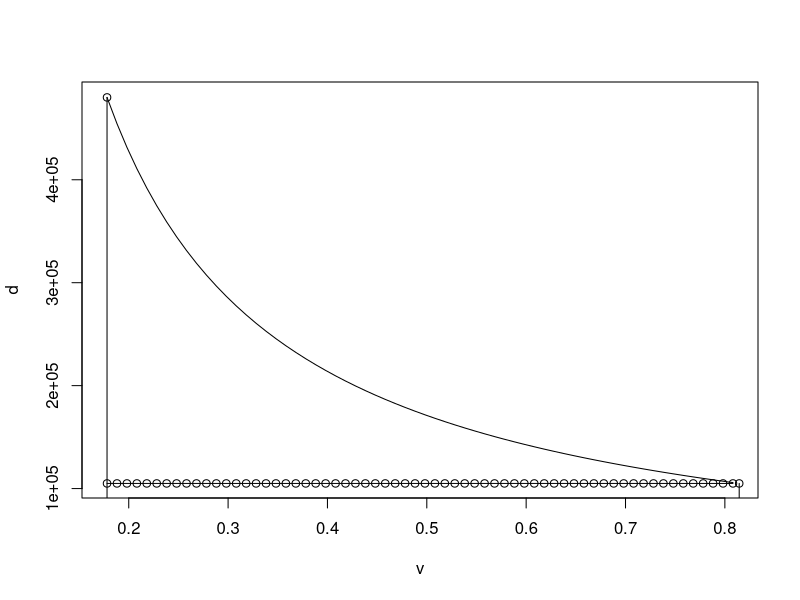

Generate this figure with R:
# page no: 268

p1 = 1.05*10^5;
V1 = 0.04;
T1 = 288;
p2 = 4.8*10^5;
T2 = T1;
R0 = 8314;
M = 28;
R = R0/M;
m = p1*V1/R/T1;
dS = m*R*log(p1/p2)
print(-dS)
Q = T1*(-dS);
print(Q)
W = Q;
print(W)
V2 = p1*V1/p2;
v1 = V1/m;
v2 = V2/m;
v = seq(v2,v1,by=0.01);
#f = function(d) return(p1*v1/d)
d = p1*v1/v
plot(v,d, type='l')
p = vector(length=length(v))
for (i in 1:length(v)) p[i] = p1
lines(v,p,type='o')
p = c(0, p2)
v = c(v2, v2)
lines(v,p,type='o')
p = c(0, p1)
v = c(v1, v1)
lines(v,p,type='o')
T = c(288, 288)
s = c(10, (10-dS))
lines(s,T,type='o')
s = c(10, 10)
T = c(0 ,288)
lines(s,T,type='o')
s = c((10-dS), (10-dS))
T = c(0, 288)
lines(s,T,type='o')
